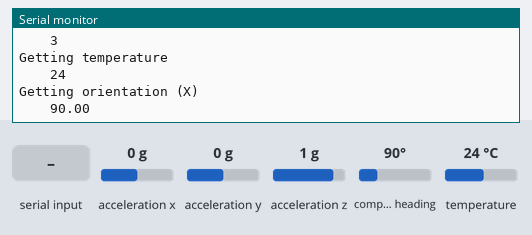
Simulated run of this sketch. Board: Arduino Uno, built with avr-gcc and run on an emulated ATmega328P. On the bench: the last lines printed to the serial monitor. The inputs (shaded band) are chosen by the test bench; at power-on: compass heading 90°, temperature 24 °C, acceleration x 0 g, acceleration y 0 g, acceleration z 1 g.

Above: at 2.2 s.
2.3 s: "c" received over Serial
At 3.8 s:
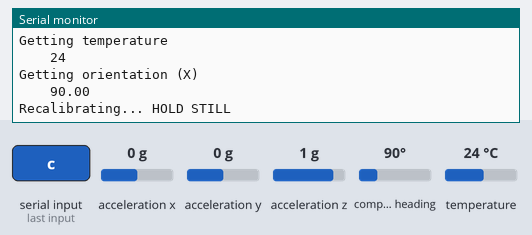
4.6 s: compass heading set to 7°
At 5.9 s:
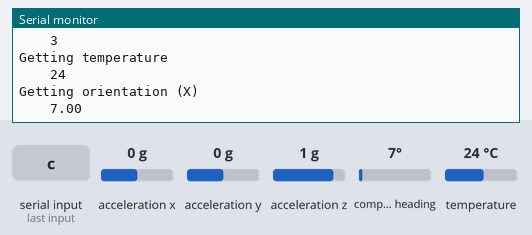
6.1 s: temperature set to 2 °C
At 6.9 s:
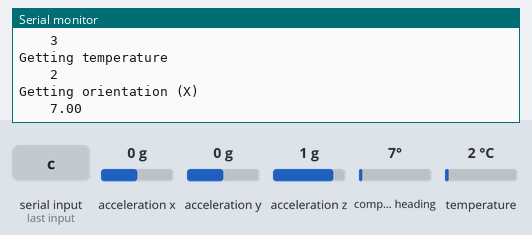
10.3 s: compass heading set to 180°
At 11.9 s:
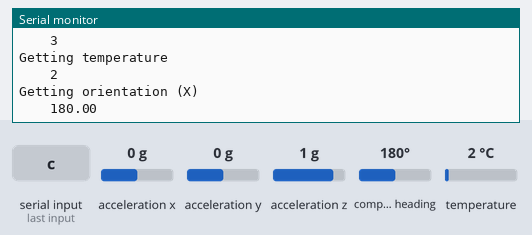
Timing chart, 0 to 12.8 s (numbered marks = the images above; inputs shaded):
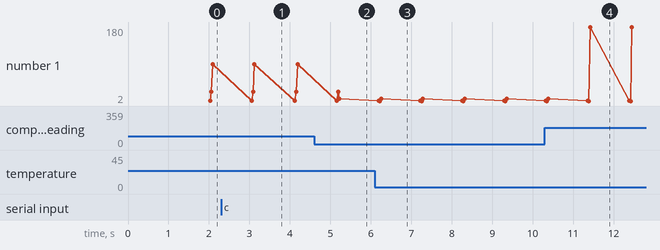

Measured:
- after the input at 2.3 s, the serial monitor: prints a new line after 0.84 s (image 1)
- after the input at 4.6 s, the serial monitor: prints a new line after 0.62 s (image 2)
- after the input at 6.1 s, the serial monitor: prints a new line after 0.12 s (image 3)
- after the input at 10.3 s, the serial monitor: prints a new line after 1.1 s (image 4)
- plotted number 1: 90 → 7 after the input at 4.6 s, 7 → 180 after the input at 10.3 s

The sketch:

BNO055.ino
```cpp
/*
 * Aidan Chandra 1/16/18 achandra19@priorypanther.com
 *
 * Serial baudrate: 9600
 *
 * The following functions are meant to be used with the
 * Adafruit BNO055 breakout
 *
 * The following functions are co-dependent (you cannot copy and paste just one of them)
 *    initializeIMU() & recal()
 *
 *
 * The following Arduino program is meant to test the BNO055 and provide copy-and-paste
 *  functions to implement it for other programs
 *
 * Startup
 *  initialize
 * Loop:
 *  print out the calibration data
 *  print out the temperature
 *  print out the x orientation
 *
 *  if 'c' is sent through the serial monitor, the sensor will recalibrate. See the recal()
 *    function for notes
 *
 *
 */

//Required Libraries
//Copy and paste the following to the top of your file
  #include <Wire.h>
  #include <Adafruit_Sensor.h>
  #include <Adafruit_BNO055.h>
  #include <utility/imumaths.h>
  Adafruit_BNO055 bno = Adafruit_BNO055();
//End here

void setup() {
  delay(1000);
  Serial.begin(9600);

  initializeIMU(true);
}

void loop() {
  delay(1000);

  getCalibrationData(true);
  getTemperature(true);
  getOrientation(true);

  if(Serial.read() == 'c')
    recal(true);
}

/*
 * Reclibrates the IMU - MUST BE KEPT ABSOLUTELY STILL
 *
 */
void recal(boolean debug){
  if(debug)
    Serial.println("Recalibrating... HOLD STILL");
  initializeIMU(false);
}

/*
 * Returns an integer representing the current calibration
 *  status of the gyroscope (the only subsensor neccessary
 *  for getOrientation()
 *
 *  0: Uncailbrated - do not use data
 *  1: Calibrated
 *  2: Well calibrated
 *  3: Very well calibrated - expect repeatable readings
 *     with +/- 1.5 degree variability
 */
int getCalibrationData(boolean debug){
  uint8_t system, gyro, accel, mag = 0;
  bno.getCalibration(&system, &gyro, &accel, &mag);
  if(debug){
    Serial.println("Getting Calibration Data");
    Serial.print("    ");
    Serial.println(gyro, DEC);
  }
  return int(gyro);
}


/*
 * Returns the current orientation in degrees
 * debug true will print out verbose debug messages
 *
 * Note: A delay is reccommended if this function will be
 *  called in quick succession. No more than 100ms is neccessary
 */
float getOrientation(boolean debug){
  imu::Vector<3> euler = bno.getVector(Adafruit_BNO055::VECTOR_EULER);
  if(debug)
    Serial.println("Getting orientation (X)");
  if(debug)
    Serial.println("    " + String(euler.x()));
  return (float)euler.x();
}


/*
 * Returns the temperature in degress C
 * debug true will print out verbose debug messages
 */
int getTemperature(boolean debug){
  if(debug)
    Serial.println("Getting temperature");
  int8_t temp = bno.getTemp();
  if(debug)
    Serial.println("    " + String(temp));
  return temp;
}


/*
 * Intitializes the IMU. MUST BE CALLED FIRST
 * debug true will print out verbose debug messages
 * Returns true for success, false for failure
 *
 * NOTE: Initializing or reinitializing the sensor RESETS THE POSITION TO 0.
 *        IF YOUR SENSOR WAS READING "340" AND YOU RECALIBRATE, 340 WILL NOW BE
 *        0, EVEN IF YOU DID NOT MOVE THE SENSOR.
 */
boolean initializeIMU(boolean debug){
  if(debug)
    Serial.println("Initializing BNO055");
  if(!bno.begin()){
    Serial.println("    Failed");
    return false;
  }
  if(debug) Serial.println("    Success");
  //bno.setExtCrystalUse(true);
  return true;
}
```
